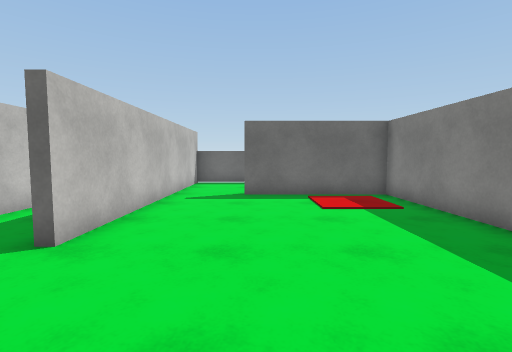
view 1 (above)

24 first-person views from a walk through a 3-D level made in the Unity game engine. The camera is 1.3 m above the floor, tilts 4° down and sees 85° across. The floor is counted in squares, 1 m on a side. Each view is taken from the middle of a square. On the plan, view 1 faces up. The plan holds only what a view shows up to about 13 squares ahead; the rest is blank. The place goes on beyond the plan. The player character is not drawn. Surface patterns are stand-ins for the level's own textures.

view 2
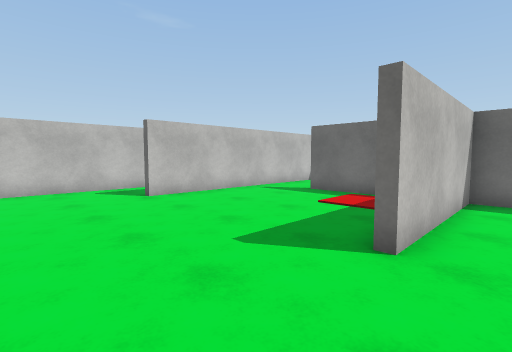

view 3
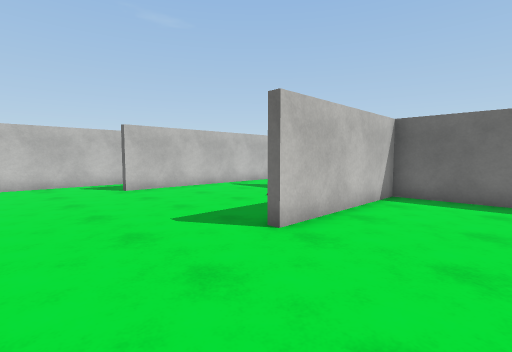

view 4
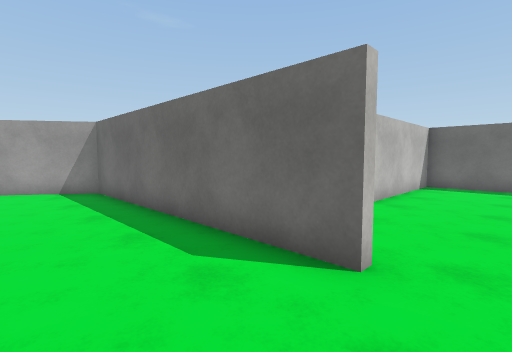

view 5
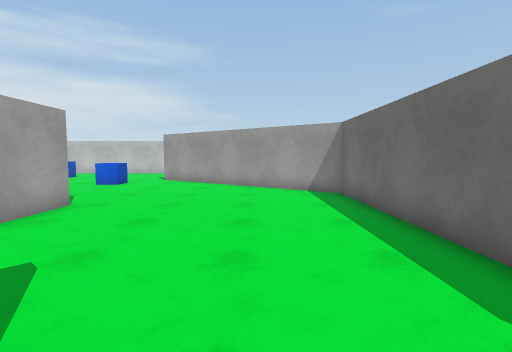

view 6
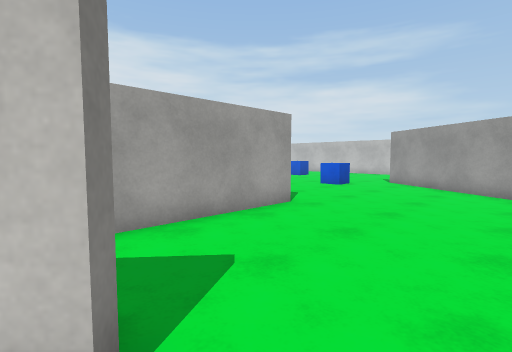

view 7
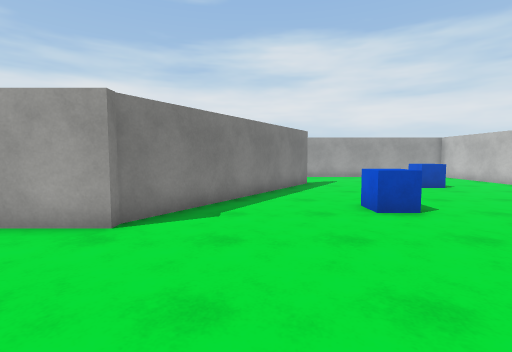

view 8
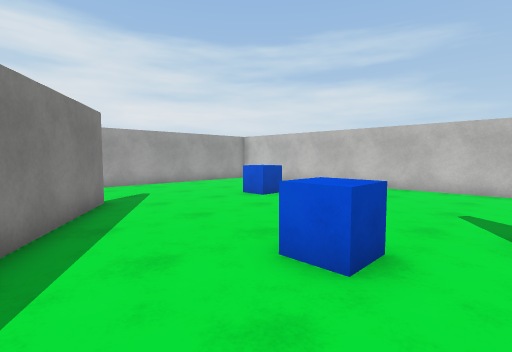

view 9
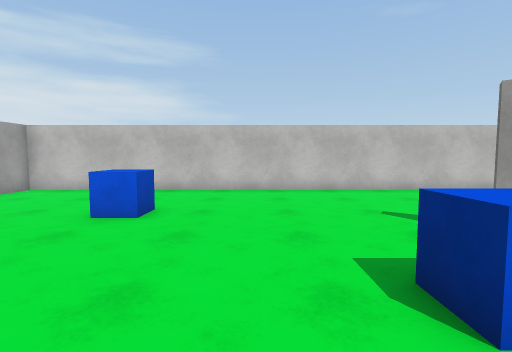

view 10
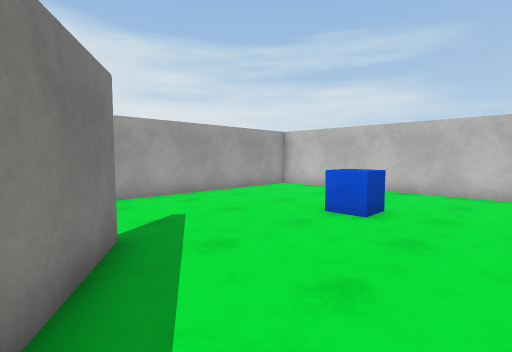

view 11
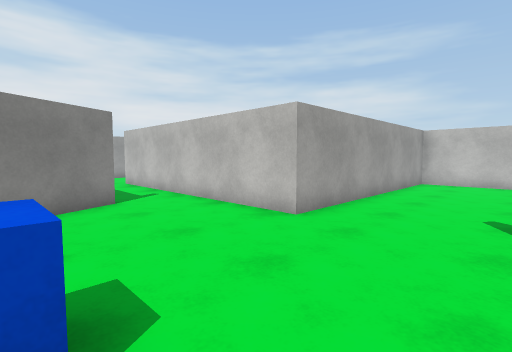

view 12
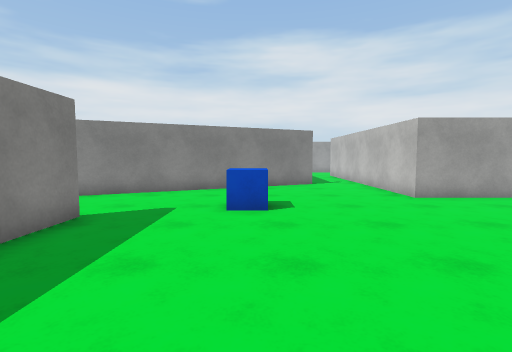

view 13
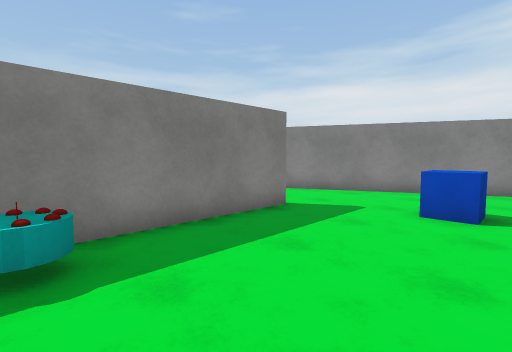

view 14
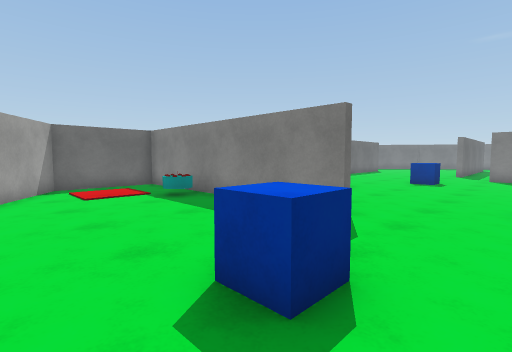

view 15
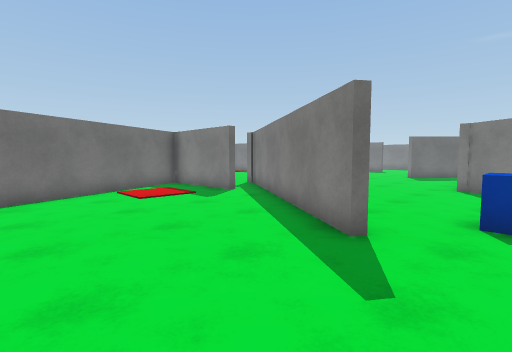

view 16
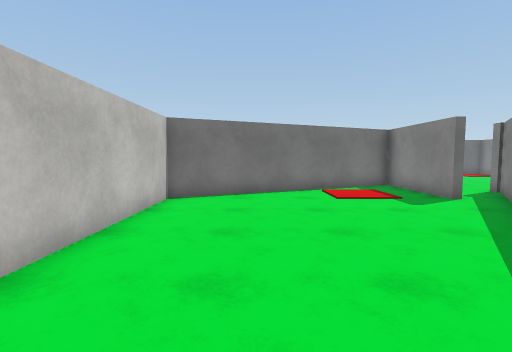

view 17
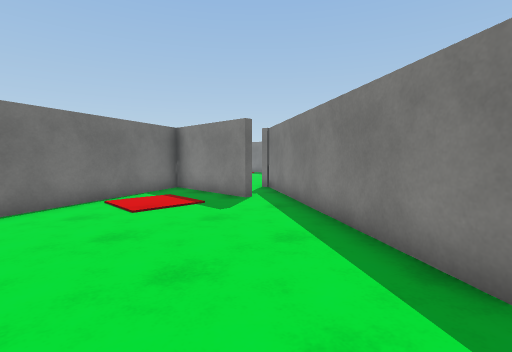

view 18
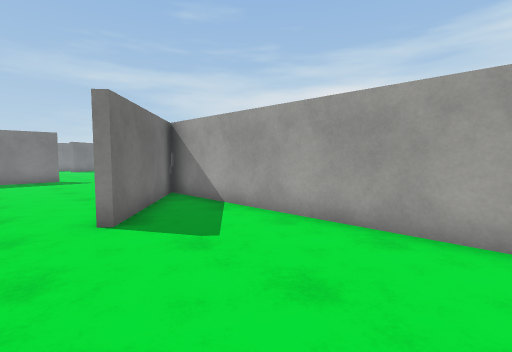

view 19
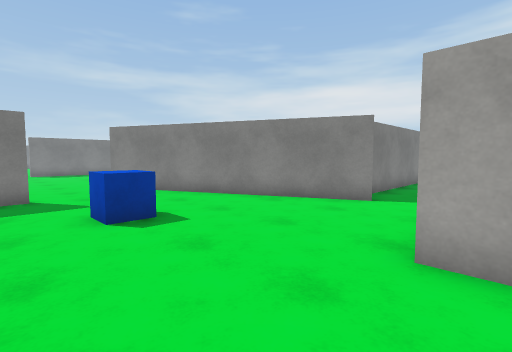

view 20
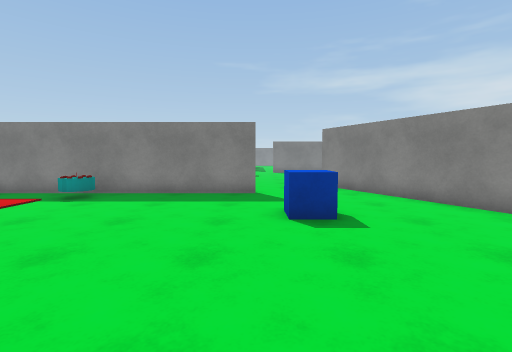

view 21
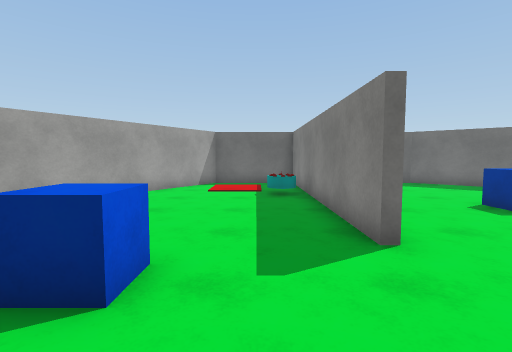

view 22
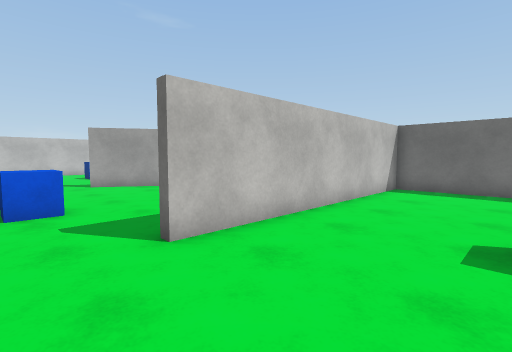

view 23
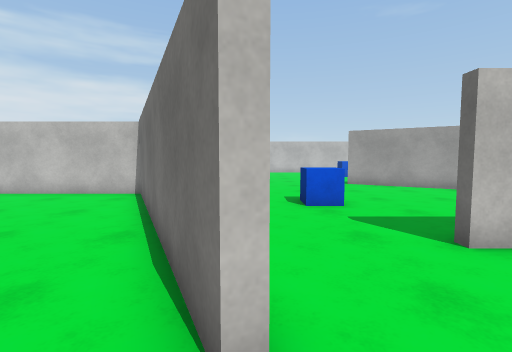

view 24
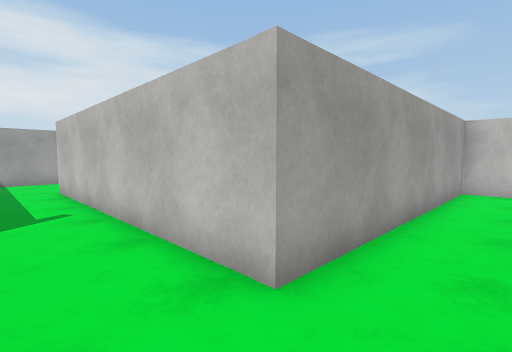

### Floor plan
Points are (right, up) in squares from view 1. A wall is a line through its corners. A room is listed if a view was taken in it or the views show most of it. See-through windows are left out.
Room 1 (views 1, 2, 3)
walls: (4.5, 4.8) (4.5, 9.5) (-0.5, 9.5); (-2.9, 9.6) (-2.9, 3.9); (7.6, 9.5) (4.8, 9.5) (4.8, 3.9) (4.4, 3.9); (-5.7, 7.1) (-5.7, 0.4); (-4.7, -3.1) (-3.3, -1.2) (-3.3, -0.6)
ways out: opening at (7.5, -1) to room 2; opening at (-1.5, 10)
Room 2 (views 4, 5, 6, 7, 8, 9, 10, 11, 12, 13, 14, 15, 16, 17, 18, 19, 20, 21, 22, 24)
walls: (-5.5, -17.5) (-0.4, -9.3) (-0.4, -9) (8.5, -9); (3.8, -19) (3.8, -9.3) (0, -9.3) (-5.3, -17.7); (-6, -2.6) (-6, 1.7) (-14.7, -2.4) (-14.7, -21.7) (-5, -21.7) (-5, -31.5); (5.6, -5.5) (6, -5.8); (7.6, -9.3) (4.1, -9.3) (4.1, -19); (8.6, -8.4) (5.4, -5.7); (-2.7, -26.2) (6.5, -21.9); (6.8, -1) (-2.8, -1) (-8.5, -9.1) (-8.8, -8.9) (-4.7, -3.1); (-2, -31.5) (-2, -27.8)
ways out: opening at (7.5, -1) to room 1; opening at (7.5, -21) to room 3
objects: blue cube (-11, -16) to (-10, -16); blue cube (-7, -11) to (-6, -11); blue cube (0, -20); cake (3, -14) to (3, -13); blue cube (8, -16)
Room 3 (view 23)
walls: (6.6, -22.1) (-1.7, -26) (-1.7, -31)
ways out: opening at (7.5, -21) to room 2

Where each view was taken, in squares from view 1:
view 1: 0 up, 0 right, facing up
view 2: 0 up, 6 right, facing up-left
view 3: 0 up, 8 right, facing up-left
view 4: 4 down, 8 right, facing up-left
view 5: 4 down, 7 right, facing left
view 6: 4 down, 6 right, facing down-left
view 7: 4 down, 3 left, facing down
view 8: 9 down, 3 left, facing down-left
view 9: 13 down, 4 left, facing left
view 10: 13 down, 4 left, facing down-left
view 11: 18 down, 0 right, facing down-left
view 12: 13 down, 0 right, facing down
view 13: 13 down, 1 left, facing down-right
view 14: 22 down, 2 left, facing up-right
view 15: 11 down, 13 left, facing up-right
view 16: 11 down, 12 left, facing up
view 17: 9 down, 12 left, facing up-right
view 18: 4 down, 0 right, facing down-right
view 19: 18 down, 6 left, facing down-right
view 20: 19 down, 6 left, facing right
view 21: 23 down, 2 right, facing up
view 22: 21 down, 8 right, facing up-left
view 23: 22 down, 8 right, facing left
view 24: 20 down, 3 left, facing down-left
